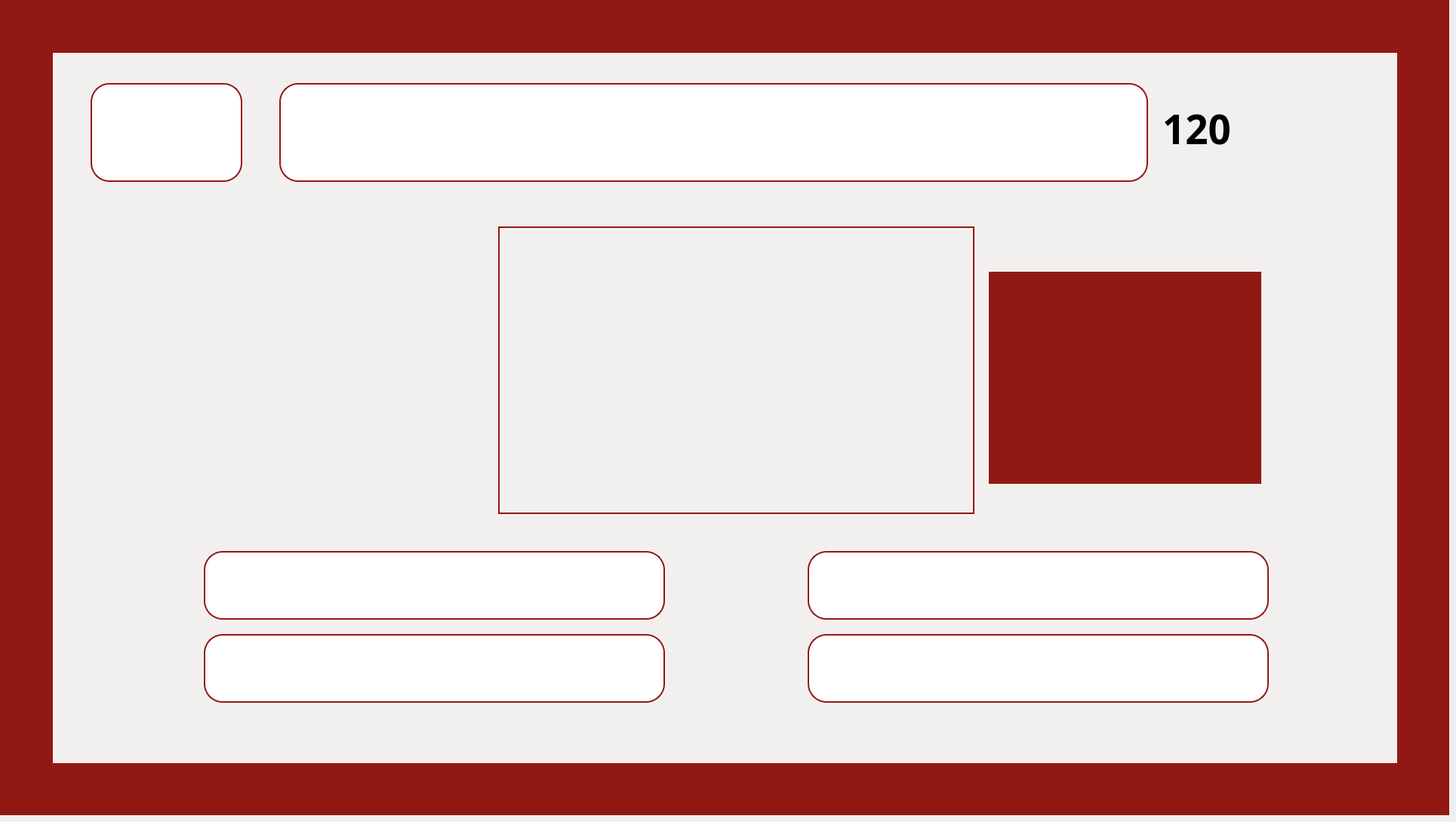
    <widget class="QWidget" name="pg_questao">
     <widget class="QWidget" name="fundo_questao" native="true">
      <property name="geometry">
       <rect>
        <x>0</x>
        <y>0</y>
        <width>1920</width>
        <height>1080</height>
       </rect>
      </property>
      <property name="styleSheet">
       <string notr="true">background-color: #921913;</string>
      </property>
      <widget class="QWidget" name="container_questao" native="true">
       <property name="geometry">
        <rect>
         <x>70</x>
         <y>70</y>
         <width>1781</width>
         <height>941</height>
        </rect>
       </property>
       <property name="styleSheet">
        <string notr="true">background-color: #F2F0EF;
</string>
       </property>
       <widget class="QLabel" name="img_cel_A_questao">
        <property name="geometry">
         <rect>
          <x>0</x>
          <y>0</y>
          <width>461</width>
          <height>491</height>
         </rect>
        </property>
        <property name="font">
         <font>
          <pointsize>20</pointsize>
         </font>
        </property>
        <property name="styleSheet">
         <string notr="true">border: transparent;
background-color: transparent;</string>
        </property>
        <property name="text">
         <string/>
        </property>
        <property name="pixmap">
         <pixmap>../../assets/images/fundoetec.png</pixmap>
        </property>
        <property name="scaledContents">
         <bool>true</bool>
        </property>
       </widget>
       <widget class="QLabel" name="img_cel_C_questao">
        <property name="geometry">
         <rect>
          <x>0</x>
          <y>470</y>
          <width>451</width>
          <height>471</height>
         </rect>
        </property>
        <property name="styleSheet">
         <string notr="true">border: transparent;
background-color: transparent;</string>
        </property>
        <property name="text">
         <string/>
        </property>
        <property name="pixmap">
         <pixmap>../../assets/images/fundoetec.png</pixmap>
        </property>
        <property name="scaledContents">
         <bool>true</bool>
        </property>
       </widget>
       <widget class="QLabel" name="img_cel_B_questao">
        <property name="geometry">
         <rect>
          <x>450</x>
          <y>0</y>
          <width>451</width>
          <height>491</height>
         </rect>
        </property>
        <property name="styleSheet">
         <string notr="true">border: transparent;
background-color: transparent;</string>
        </property>
        <property name="text">
         <string/>
        </property>
        <property name="pixmap">
         <pixmap>../../assets/images/fundoetec.png</pixmap>
        </property>
        <property name="scaledContents">
         <bool>true</bool>
        </property>
       </widget>
       <widget class="QLabel" name="img_cel_enunciado_questao">
        <property name="geometry">
         <rect>
          <x>870</x>
          <y>0</y>
          <width>471</width>
          <height>481</height>
         </rect>
        </property>
        <property name="styleSheet">
         <string notr="true">border: transparent;
background-color: transparent;</string>
        </property>
        <property name="text">
         <string/>
        </property>
        <property name="pixmap">
         <pixmap>../../assets/images/fundoetec.png</pixmap>
        </property>
        <property name="scaledContents">
         <bool>true</bool>
        </property>
       </widget>
       <widget class="QLabel" name="img_cel_dica_questao">
        <property name="geometry">
         <rect>
          <x>1320</x>
          <y>0</y>
          <width>471</width>
          <height>501</height>
         </rect>
        </property>
        <property name="styleSheet">
         <string notr="true">border: transparent;
background-color: transparent;</string>
        </property>
        <property name="text">
         <string/>
        </property>
        <property name="pixmap">
         <pixmap>../../assets/images/fundoetec.png</pixmap>
        </property>
        <property name="scaledContents">
         <bool>true</bool>
        </property>
       </widget>
       <widget class="QLabel" name="img_cel_eliminar_questao">
        <property name="geometry">
         <rect>
          <x>450</x>
          <y>460</y>
          <width>461</width>
          <height>481</height>
         </rect>
        </property>
        <property name="styleSheet">
         <string notr="true">border: transparent;
background-color: transparent;</string>
        </property>
        <property name="text">
         <string/>
        </property>
        <property name="pixmap">
         <pixmap>../../assets/images/fundoetec.png</pixmap>
        </property>
        <property name="scaledContents">
         <bool>true</bool>
        </property>
       </widget>
       <widget class="QLabel" name="img_cel_D_questao">
        <property name="geometry">
         <rect>
          <x>910</x>
          <y>460</y>
          <width>421</width>
          <height>481</height>
         </rect>
        </property>
        <property name="styleSheet">
         <string notr="true">border: transparent;
background-color: transparent;</string>
        </property>
        <property name="text">
         <string/>
        </property>
        <property name="pixmap">
         <pixmap>../../assets/images/fundoetec.png</pixmap>
        </property>
        <property name="scaledContents">
         <bool>true</bool>
        </property>
       </widget>
       <widget class="QLabel" name="img_cel_extra_questao">
        <property name="geometry">
         <rect>
          <x>1310</x>
          <y>470</y>
          <width>481</width>
          <height>471</height>
         </rect>
        </property>
        <property name="styleSheet">
         <string notr="true">border: transparent;
background-color: transparent;</string>
        </property>
        <property name="text">
         <string/>
        </property>
        <property name="pixmap">
         <pixmap>../../assets/images/fundoetec.png</pixmap>
        </property>
        <property name="scaledContents">
         <bool>true</bool>
        </property>
       </widget>
       <widget class="QLabel" name="lbl_pergunta">
        <property name="geometry">
         <rect>
          <x>300</x>
          <y>40</y>
          <width>1151</width>
          <height>131</height>
         </rect>
        </property>
        <property name="font">
         <font>
          <family>Arbutus Slab</family>
          <pointsize>20</pointsize>
         </font>
        </property>
        <property name="cursor">
         <cursorShape>ArrowCursor</cursorShape>
        </property>
        <property name="styleSheet">
         <string notr="true">background-color: white;
color: #222222;
border: 2px solid #921913;
border-radius: 25px;
padding: 0 18px</string>
        </property>
        <property name="text">
         <string/>
        </property>
        <property name="textFormat">
         <enum>Qt::PlainText</enum>
        </property>
        <property name="wordWrap">
         <bool>true</bool>
        </property>
       </widget>
       <widget class="QPushButton" name="btn_altA">
        <property name="geometry">
         <rect>
          <x>200</x>
          <y>660</y>
          <width>611</width>
          <height>91</height>
         </rect>
        </property>
        <property name="font">
         <font>
          <family>Arbutus Slab</family>
          <pointsize>20</pointsize>
         </font>
        </property>
        <property name="styleSheet">
         <string notr="true">QPushButton{
    background-color: white;
	border: 2px solid #921913;
    border-radius: 25px;

    color: black;
}

QPushButton:hover{
    background-color: #6f6f6f;
}</string>
        </property>
        <property name="text">
         <string/>
        </property>
       </widget>
       <widget class="QPushButton" name="btn_altD">
        <property name="geometry">
         <rect>
          <x>1000</x>
          <y>770</y>
          <width>611</width>
          <height>91</height>
         </rect>
        </property>
        <property name="font">
         <font>
          <family>Arbutus Slab</family>
          <pointsize>20</pointsize>
         </font>
        </property>
        <property name="styleSheet">
         <string notr="true">QPushButton{
    background-color: white;
	border: 2px solid #921913;
    border-radius: 25px;

    color: black;
}

QPushButton:hover{
    background-color: #6f6f6f;
}</string>
        </property>
        <property name="text">
         <string/>
        </property>
       </widget>
       <widget class="QLabel" name="lbl_infonivel">
        <property name="geometry">
         <rect>
          <x>50</x>
          <y>40</y>
          <width>201</width>
          <height>131</height>
         </rect>
        </property>
        <property name="font">
         <font>
          <family>Arbutus Slab</family>
          <pointsize>20</pointsize>
         </font>
        </property>
        <property name="cursor">
         <cursorShape>ArrowCursor</cursorShape>
        </property>
        <property name="styleSheet">
         <string notr="true">background-color: white;
color: #222222;
border: 2px solid #921913;
border-radius: 25px;
padding: 0 18px</string>
        </property>
        <property name="text">
         <string/>
        </property>
        <property name="textFormat">
         <enum>Qt::PlainText</enum>
        </property>
        <property name="wordWrap">
         <bool>true</bool>
        </property>
       </widget>
       <widget class="QLabel" name="lbl_imagem">
        <property name="geometry">
         <rect>
          <x>590</x>
          <y>230</y>
          <width>631</width>
          <height>381</height>
         </rect>
        </property>
        <property name="styleSheet">
         <string notr="true">border: 2px solid #921913;</string>
        </property>
        <property name="text">
         <string/>
        </property>
        <property name="pixmap">
         <pixmap>../../assets/images/filtragemsimples.jpg</pixmap>
        </property>
        <property name="scaledContents">
         <bool>true</bool>
        </property>
        <property name="margin">
         <number>0</number>
        </property>
       </widget>
       <widget class="QLabel" name="img_relogio_questao">
        <property name="geometry">
         <rect>
          <x>1580</x>
          <y>30</y>
          <width>181</width>
          <height>171</height>
         </rect>
        </property>
        <property name="styleSheet">
         <string notr="true">border: transparent;
background-color: transparent;</string>
        </property>
        <property name="text">
         <string/>
        </property>
        <property name="pixmap">
         <pixmap>../../assets/images/iconerelogio.png</pixmap>
        </property>
        <property name="scaledContents">
         <bool>true</bool>
        </property>
       </widget>
       <widget class="QLabel" name="lbl_timer">
        <property name="geometry">
         <rect>
          <x>1470</x>
          <y>70</y>
          <width>141</width>
          <height>61</height>
         </rect>
        </property>
        <property name="font">
         <font>
          <family>Arbutus Slab</family>
          <pointsize>40</pointsize>
          <weight>75</weight>
          <bold>true</bold>
         </font>
        </property>
        <property name="styleSheet">
         <string notr="true">border: transparent;
background-color: transparent;
color: black;</string>
        </property>
        <property name="text">
         <string>120</string>
        </property>
       </widget>
       <widget class="QPushButton" name="btn_eliminar">
        <property name="geometry">
         <rect>
          <x>1610</x>
          <y>340</y>
          <width>101</width>
          <height>101</height>
         </rect>
        </property>
        <property name="font">
         <font>
          <family>Arbutus Slab</family>
          <pointsize>20</pointsize>
         </font>
        </property>
        <property name="styleSheet">
         <string notr="true">border: transparent;
background-color: transparent;</string>
        </property>
        <property name="text">
         <string/>
        </property>
        <property name="icon">
         <iconset>
          <normaloff>../../assets/images/iconelixo.png</normaloff>../../assets/images/iconelixo.png</iconset>
        </property>
        <property name="iconSize">
         <size>
          <width>700</width>
          <height>700</height>
         </size>
        </property>
       </widget>
       <widget class="QPushButton" name="btn_dicaexp">
        <property name="geometry">
         <rect>
          <x>1590</x>
          <y>180</y>
          <width>121</width>
          <height>121</height>
         </rect>
        </property>
        <property name="font">
         <font>
          <family>Arbutus Slab</family>
          <pointsize>20</pointsize>
         </font>
        </property>
        <property name="styleSheet">
         <string notr="true">border: transparent;
background-color: transparent;</string>
        </property>
        <property name="text">
         <string/>
        </property>
        <property name="icon">
         <iconset>
          <normaloff>../../assets/images/iconedica.png</normaloff>../../assets/images/iconedica.png</iconset>
        </property>
        <property name="iconSize">
         <size>
          <width>500</width>
          <height>500</height>
         </size>
        </property>
       </widget>
       <widget class="QPushButton" name="btn_altC">
        <property name="geometry">
         <rect>
          <x>1000</x>
          <y>660</y>
          <width>611</width>
          <height>91</height>
         </rect>
        </property>
        <property name="font">
         <font>
          <family>Arbutus Slab</family>
          <pointsize>20</pointsize>
         </font>
        </property>
        <property name="styleSheet">
         <string notr="true">QPushButton{
    background-color: white;
	border: 2px solid #921913;
    border-radius: 25px;

    color: black;
}

QPushButton:hover{
    background-color: #6f6f6f;
}</string>
        </property>
        <property name="text">
         <string/>
        </property>
       </widget>
       <widget class="QPushButton" name="btn_altB">
        <property name="geometry">
         <rect>
          <x>200</x>
          <y>770</y>
          <width>611</width>
          <height>91</height>
         </rect>
        </property>
        <property name="font">
         <font>
          <family>Arbutus Slab</family>
          <pointsize>20</pointsize>
         </font>
        </property>
        <property name="styleSheet">
         <string notr="true">QPushButton{
    background-color: white;
	border: 2px solid #921913;
    border-radius: 25px;

    color: black;
}

QPushButton:hover{
    background-color: #6f6f6f;
}</string>
        </property>
        <property name="text">
         <string/>
        </property>
       </widget>
       <widget class="QLabel" name="txt_dica">
        <property name="geometry">
         <rect>
          <x>1240</x>
          <y>290</y>
          <width>361</width>
          <height>281</height>
         </rect>
        </property>
        <property name="font">
         <font>
          <family>Arbutus Slab</family>
          <pointsize>15</pointsize>
          <weight>50</weight>
          <bold>false</bold>
         </font>
        </property>
        <property name="styleSheet">
         <string notr="true">background-color: #921913;</string>
        </property>
        <property name="text">
         <string/>
        </property>
        <property name="textFormat">
         <enum>Qt::PlainText</enum>
        </property>
        <property name="wordWrap">
         <bool>true</bool>
        </property>
        <property name="textInteractionFlags">
         <set>Qt::NoTextInteraction</set>
        </property>
       </widget>
       <zorder>img_cel_dica_questao</zorder>
       <zorder>img_cel_eliminar_questao</zorder>
       <zorder>img_cel_extra_questao</zorder>
       <zorder>img_cel_D_questao</zorder>
       <zorder>img_cel_C_questao</zorder>
       <zorder>img_cel_A_questao</zorder>
       <zorder>img_cel_B_questao</zorder>
       <zorder>img_cel_enunciado_questao</zorder>
       <zorder>img_relogio_questao</zorder>
       <zorder>btn_altA</zorder>
       <zorder>btn_altD</zorder>
       <zorder>btn_eliminar</zorder>
       <zorder>btn_dicaexp</zorder>
       <zorder>btn_altC</zorder>
       <zorder>btn_altB</zorder>
       <zorder>lbl_pergunta</zorder>
       <zorder>lbl_infonivel</zorder>
       <zorder>lbl_imagem</zorder>
       <zorder>lbl_timer</zorder>
       <zorder>txt_dica</zorder>
      </widget>
     </widget>
    </widget>
